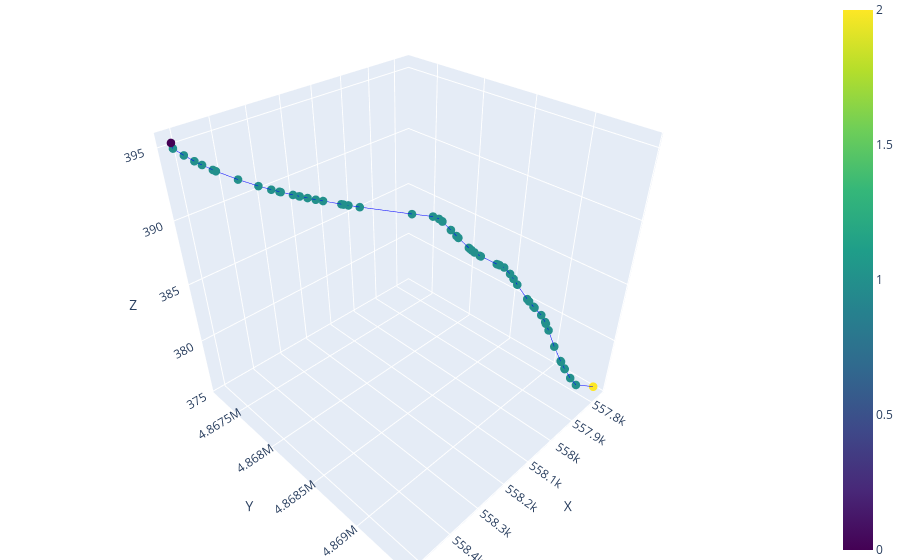

Notebook code cell kept with this figure:
### Markdown cell above
# Load Network

### Code cell
network_name = "pykasso_n58"
network_dir = f'../../data/networks/single_conduit/{network_name}'
network = ok.load_network_data(f'{network_dir}/nodes.csv', f'{network_dir}/edges.csv')
network.extract_diffuse_inlets()
network.plot_3D_network(node_color = 'type')

### Figure 1 — Plotly figure (JSON) as saved in the notebook; plotly's stock layout.template omitted (floating-point values rounded to 4 significant figures)
{"data": [{"line": {"color": "blue", "width": 1}, "mode": "lines", "showlegend": false, "type": "scatter3d", "x": [558500.0, 558500.0], "y": [4867000.0, 4867000.0], "z": [395.3, 395.0]}, {"line": {"color": "blue", "width": 1}, "mode": "lines", "showlegend": false, "type": "scatter3d", "x": [558500.0, 558500.0], "y": [4867000.0, 4867000.0], "z": [395.0, 394.5]}, {"line": {"color": "blue", "width": 1}, "mode": "lines", "showlegend": false, "type": "scatter3d", "x": [558500.0, 558500.0], "y": [4867000.0, 4867000.0], "z": [394.5, 394.2]}, {"line": {"color": "blue", "width": 1}, "mode": "lines", "showlegend": false, "type": "scatter3d", "x": [558500.0, 558500.0], "y": [4867000.0, 4867000.0], "z": [394.2, 393.9]}, {"line": {"color": "blue", "width": 1}, "mode": "lines", "showlegend": false, "type": "scatter3d", "x": [558500.0, 558500.0], "y": [4867000.0, 4867000.0], "z": [393.9, 393.6]}, {"line": {"color": "blue", "width": 1}, "mode": "lines", "showlegend": false, "type": "scatter3d", "x": [558500.0, 558500.0], "y": [4867000.0, 4867000.0], "z": [393.6, 393.5]}, {"line": {"color": "blue", "width": 1}, "mode": "lines", "showlegend": false, "type": "scatter3d", "x": [558500.0, 558400.0], "y": [4867000.0, 4868000.0], "z": [393.5, 392.9]}, {"line": {"color": "blue", "width": 1}, "mode": "lines", "showlegend": false, "type": "scatter3d", "x": [558400.0, 558400.0], "y": [4868000.0, 4868000.0], "z": [392.9, 392.5]}, {"line": {"color": "blue", "width": 1}, "mode": "lines", "showlegend": false, "type": "scatter3d", "x": [558400.0, 558400.0], "y": [4868000.0, 4868000.0], "z": [392.5, 392.3]}, {"line": {"color": "blue", "width": 1}, "mode": "lines", "showlegend": false, "type": "scatter3d", "x": [558400.0, 558400.0], "y": [4868000.0, 4868000.0], "z": [392.3, 392.1]}, {"line": {"color": "blue", "width": 1}, "mode": "lines", "showlegend": false, "type": "scatter3d", "x": [558400.0, 558400.0], "y": [4868000.0, 4868000.0], "z": [392.1, 392.1]}, {"line": {"color": "blue", "width": 1}, "mode": "lines", "showlegend": false, "type": "scatter3d", "x": [558400.0, 558300.0], "y": [4868000.0, 4868000.0], "z": [392.1, 391.9]}, {"line": {"color": "blue", "width": 1}, "mode": "lines", "showlegend": false, "type": "scatter3d", "x": [558300.0, 558300.0], "y": [4868000.0, 4868000.0], "z": [391.9, 391.8]}, {"line": {"color": "blue", "width": 1}, "mode": "lines", "showlegend": false, "type": "scatter3d", "x": [558300.0, 558300.0], "y": [4868000.0, 4868000.0], "z": [391.8, 391.8]}, {"line": {"color": "blue", "width": 1}, "mode": "lines", "showlegend": false, "type": "scatter3d", "x": [558300.0, 558300.0], "y": [4868000.0, 4868000.0], "z": [391.8, 391.7]}, {"line": {"color": "blue", "width": 1}, "mode": "lines", "showlegend": false, "type": "scatter3d", "x": [558300.0, 558300.0], "y": [4868000.0, 4868000.0], "z": [391.7, 391.6]}, {"line": {"color": "blue", "width": 1}, "mode": "lines", "showlegend": false, "type": "scatter3d", "x": [558300.0, 558300.0], "y": [4868000.0, 4868000.0], "z": [391.6, 391.5]}, {"line": {"color": "blue", "width": 1}, "mode": "lines", "showlegend": false, "type": "scatter3d", "x": [558300.0, 558300.0], "y": [4868000.0, 4868000.0], "z": [391.5, 391.3]}, {"line": {"color": "blue", "width": 1}, "mode": "lines", "showlegend": false, "type": "scatter3d", "x": [558300.0, 558300.0], "y": [4868000.0, 4868000.0], "z": [391.3, 391.3]}, {"line": {"color": "blue", "width": 1}, "mode": "lines", "showlegend": false, "type": "scatter3d", "x": [558300.0, 558200.0], "y": [4868000.0, 4868000.0], "z": [391.3, 391.2]}, {"line": {"color": "blue", "width": 1}, "mode": "lines", "showlegend": false, "type": "scatter3d", "x": [558200.0, 558200.0], "y": [4868000.0, 4868000.0], "z": [391.2, 391.1]}, {"line": {"color": "blue", "width": 1}, "mode": "lines", "showlegend": false, "type": "scatter3d", "x": [558200.0, 558100.0], "y": [4868000.0, 4868000.0], "z": [391.1, 390.6]}, {"line": {"color": "blue", "width": 1}, "mode": "lines", "showlegend": false, "type": "scatter3d", "x": [558100.0, 558100.0], "y": [4868000.0, 4868000.0], "z": [390.6, 390.4]}, {"line": {"color": "blue", "width": 1}, "mode": "lines", "showlegend": false, "type": "scatter3d", "x": [558100.0, 558100.0], "y": [4868000.0, 4868000.0], "z": [390.4, 390.3]}, {"line": {"color": "blue", "width": 1}, "mode": "lines", "showlegend": false, "type": "scatter3d", "x": [558100.0, 558100.0], "y": [4868000.0, 4869000.0], "z": [390.3, 390.1]}, {"line": {"color": "blue", "width": 1}, "mode": "lines", "showlegend": false, "type": "scatter3d", "x": [558100.0, 558100.0], "y": [4869000.0, 4869000.0], "z": [390.1, 390.1]}, {"line": {"color": "blue", "width": 1}, "mode": "lines", "showlegend": false, "type": "scatter3d", "x": [558100.0, 558100.0], "y": [4869000.0, 4869000.0], "z": [390.1, 389.4]}, {"line": {"color": "blue", "width": 1}, "mode": "lines", "showlegend": false, "type": "scatter3d", "x": [558100.0, 558100.0], "y": [4869000.0, 4869000.0], "z": [389.4, 389.0]}, {"line": {"color": "blue", "width": 1}, "mode": "lines", "showlegend": false, "type": "scatter3d", "x": [558100.0, 558100.0], "y": [4869000.0, 4869000.0], "z": [389.0, 388.8]}, {"line": {"color": "blue", "width": 1}, "mode": "lines", "showlegend": false, "type": "scatter3d", "x": [558100.0, 558000.0], "y": [4869000.0, 4869000.0], "z": [388.8, 388.1]}, {"line": {"color": "blue", "width": 1}, "mode": "lines", "showlegend": false, "type": "scatter3d", "x": [558000.0, 558000.0], "y": [4869000.0, 4869000.0], "z": [388.1, 388.0]}, {"line": {"color": "blue", "width": 1}, "mode": "lines", "showlegend": false, "type": "scatter3d", "x": [558000.0, 558000.0], "y": [4869000.0, 4869000.0], "z": [388.0, 387.9]}, {"line": {"color": "blue", "width": 1}, "mode": "lines", "showlegend": false, "type": "scatter3d", "x": [558000.0, 558000.0], "y": [4869000.0, 4869000.0], "z": [387.9, 387.7]}, {"line": {"color": "blue", "width": 1}, "mode": "lines", "showlegend": false, "type": "scatter3d", "x": [558000.0, 558000.0], "y": [4869000.0, 4869000.0], "z": [387.7, 387.5]}, {"line": {"color": "blue", "width": 1}, "mode": "lines", "showlegend": false, "type": "scatter3d", "x": [558000.0, 558000.0], "y": [4869000.0, 4869000.0], "z": [387.5, 387.4]}, {"line": {"color": "blue", "width": 1}, "mode": "lines", "showlegend": false, "type": "scatter3d", "x": [558000.0, 558000.0], "y": [4869000.0, 4869000.0], "z": [387.4, 386.8]}, {"line": {"color": "blue", "width": 1}, "mode": "lines", "showlegend": false, "type": "scatter3d", "x": [558000.0, 558000.0], "y": [4869000.0, 4869000.0], "z": [386.8, 386.8]}, {"line": {"color": "blue", "width": 1}, "mode": "lines", "showlegend": false, "type": "scatter3d", "x": [558000.0, 558000.0], "y": [4869000.0, 4869000.0], "z": [386.8, 386.7]}, {"line": {"color": "blue", "width": 1}, "mode": "lines", "showlegend": false, "type": "scatter3d", "x": [558000.0, 558000.0], "y": [4869000.0, 4869000.0], "z": [386.7, 386.5]}, {"line": {"color": "blue", "width": 1}, "mode": "lines", "showlegend": false, "type": "scatter3d", "x": [558000.0, 558000.0], "y": [4869000.0, 4869000.0], "z": [386.5, 386.0]}, {"line": {"color": "blue", "width": 1}, "mode": "lines", "showlegend": false, "type": "scatter3d", "x": [558000.0, 558000.0], "y": [4869000.0, 4869000.0], "z": [386.0, 385.6]}, {"line": {"color": "blue", "width": 1}, "mode": "lines", "showlegend": false, "type": "scatter3d", "x": [558000.0, 557900.0], "y": [4869000.0, 4869000.0], "z": [385.6, 385.1]}, {"line": {"color": "blue", "width": 1}, "mode": "lines", "showlegend": false, "type": "scatter3d", "x": [557900.0, 557900.0], "y": [4869000.0, 4869000.0], "z": [385.1, 383.9]}, {"line": {"color": "blue", "width": 1}, "mode": "lines", "showlegend": false, "type": "scatter3d", "x": [557900.0, 557900.0], "y": [4869000.0, 4869000.0], "z": [383.9, 383.7]}, {"line": {"color": "blue", "width": 1}, "mode": "lines", "showlegend": false, "type": "scatter3d", "x": [557900.0, 557900.0], "y": [4869000.0, 4869000.0], "z": [383.7, 383.2]}, {"line": {"color": "blue", "width": 1}, "mode": "lines", "showlegend": false, "type": "scatter3d", "x": [557900.0, 557900.0], "y": [4869000.0, 4869000.0], "z": [383.2, 383.1]}, {"line": {"color": "blue", "width": 1}, "mode": "lines", "showlegend": false, "type": "scatter3d", "x": [557900.0, 557900.0], "y": [4869000.0, 4869000.0], "z": [383.1, 382.5]}, {"line": {"color": "blue", "width": 1}, "mode": "lines", "showlegend": false, "type": "scatter3d", "x": [557900.0, 557900.0], "y": [4869000.0, 4869000.0], "z": [382.5, 381.9]}, {"line": {"color": "blue", "width": 1}, "mode": "lines", "showlegend": false, "type": "scatter3d", "x": [557900.0, 557900.0], "y": [4869000.0, 4869000.0], "z": [381.9, 381.7]}, {"line": {"color": "blue", "width": 1}, "mode": "lines", "showlegend": false, "type": "scatter3d", "x": [557900.0, 557900.0], "y": [4869000.0, 4869000.0], "z": [381.7, 381.1]}, {"line": {"color": "blue", "width": 1}, "mode": "lines", "showlegend": false, "type": "scatter3d", "x": [557900.0, 557900.0], "y": [4869000.0, 4869000.0], "z": [381.1, 379.6]}, {"line": {"color": "blue", "width": 1}, "mode": "lines", "showlegend": false, "type": "scatter3d", "x": [557900.0, 557800.0], "y": [4869000.0, 4869000.0], "z": [379.6, 378.1]}, {"line": {"color": "blue", "width": 1}, "mode": "lines", "showlegend": false, "type": "scatter3d", "x": [557800.0, 557800.0], "y": [4869000.0, 4869000.0], "z": [378.1, 378.1]}, {"line": {"color": "blue", "width": 1}, "mode": "lines", "showlegend": false, "type": "scatter3d", "x": [557800.0, 557800.0], "y": [4869000.0, 4869000.0], "z": [378.1, 377.4]}, {"line": {"color": "blue", "width": 1}, "mode": "lines", "showlegend": false, "type": "scatter3d", "x": [557800.0, 557800.0], "y": [4869000.0, 4869000.0], "z": [377.4, 377.3]}, {"line": {"color": "blue", "width": 1}, "mode": "lines", "showlegend": false, "type": "scatter3d", "x": [557800.0, 557800.0], "y": [4869000.0, 4869000.0], "z": [377.3, 376.4]}, {"line": {"color": "blue", "width": 1}, "mode": "lines", "showlegend": false, "type": "scatter3d", "x": [557800.0, 557800.0], "y": [4869000.0, 4869000.0], "z": [376.4, 375.7]}, {"line": {"color": "blue", "width": 1}, "mode": "lines", "showlegend": false, "type": "scatter3d", "x": [557800.0, 557800.0], "y": [4869000.0, 4869000.0], "z": [375.7, 375.5]}, {"marker": {"color": [0, 1, 1, 1, 1, 1, 1, 1, 1, 1, 1, 1, 1, 1, 1, 1, 1, 1, 1, 1, 1, 1, 1, 1, 1, 1, 1, 1, 1, 1, 1, 1, 1, 1, 1, 1, 1, 1, 1, 1, 1, 1, 1, 1, 1, 1, 1, 1, 1, 1, 1, 1, 1, 1, 1, 1, 1, 1, 2], "colorscale": [[0, "#440154"], [0.1111, "#482878"], [0.2222, "#3e4989"], [0.3333, "#31688e"], [0.4444, "#26828e"], [0.5556, "#1f9e89"], [0.6667, "#35b779"], [0.7778, "#6ece58"], [0.8889, "#b5de2b"], [1, "#fde725"]], "showscale": true, "size": 5}, "mode": "markers", "showlegend": false, "type": "scatter3d", "x": [558500.0, 558500.0, 558500.0, 558500.0, 558500.0, 558500.0, 558500.0, 558400.0, 558400.0, 558400.0, 558400.0, 558400.0, 558300.0, 558300.0, 558300.0, 558300.0, 558300.0, 558300.0, 558300.0, 558300.0, 558200.0, 558200.0, 558100.0, 558100.0, 558100.0, 558100.0, 558100.0, 558100.0, 558100.0, 558100.0, 558000.0, 558000.0, 558000.0, 558000.0, 558000.0, 558000.0, 558000.0, 558000.0, 558000.0, 558000.0, 558000.0, 558000.0, 557900.0, 557900.0, 557900.0, 557900.0, 557900.0, 557900.0, 557900.0, 557900.0, 557900.0, 557900.0, 557800.0, 557800.0, 557800.0, 557800.0, 557800.0, 557800.0, 557800.0], "y": [4867000.0, 4867000.0, 4867000.0, 4867000.0, 4867000.0, 4867000.0, 4867000.0, 4868000.0, 4868000.0, 4868000.0, 4868000.0, 4868000.0, 4868000.0, 4868000.0, 4868000.0, 4868000.0, 4868000.0, 4868000.0, 4868000.0, 4868000.0, 4868000.0, 4868000.0, 4868000.0, 4868000.0, 4868000.0, 4869000.0, 4869000.0, 4869000.0, 4869000.0, 4869000.0, 4869000.0, 4869000.0, 4869000.0, 4869000.0, 4869000.0, 4869000.0, 4869000.0, 4869000.0, 4869000.0, 4869000.0, 4869000.0, 4869000.0, 4869000.0, 4869000.0, 4869000.0, 4869000.0, 4869000.0, 4869000.0, 4869000.0, 4869000.0, 4869000.0, 4869000.0, 4869000.0, 4869000.0, 4869000.0, 4869000.0, 4869000.0, 4869000.0, 4869000.0], "z": [395.3, 395.0, 394.5, 394.2, 393.9, 393.6, 393.5, 392.9, 392.5, 392.3, 392.1, 392.1, 391.9, 391.8, 391.8, 391.7, 391.6, 391.5, 391.3, 391.3, 391.2, 391.1, 390.6, 390.4, 390.3, 390.1, 390.1, 389.4, 389.0, 388.8, 388.1, 388.0, 387.9, 387.7, 387.5, 387.4, 386.8, 386.8, 386.7, 386.5, 386.0, 385.6, 385.1, 383.9, 383.7, 383.2, 383.1, 382.5, 381.9, 381.7, 381.1, 379.6, 378.1, 378.1, 377.4, 377.3, 376.4, 375.7, 375.5]}], "layout": {"margin": {"b": 0, "l": 0, "r": 0, "t": 0}, "scene": {"xaxis": {"title": {"text": "X"}}, "yaxis": {"title": {"text": "Y"}}, "zaxis": {"title": {"text": "Z"}}}}}
